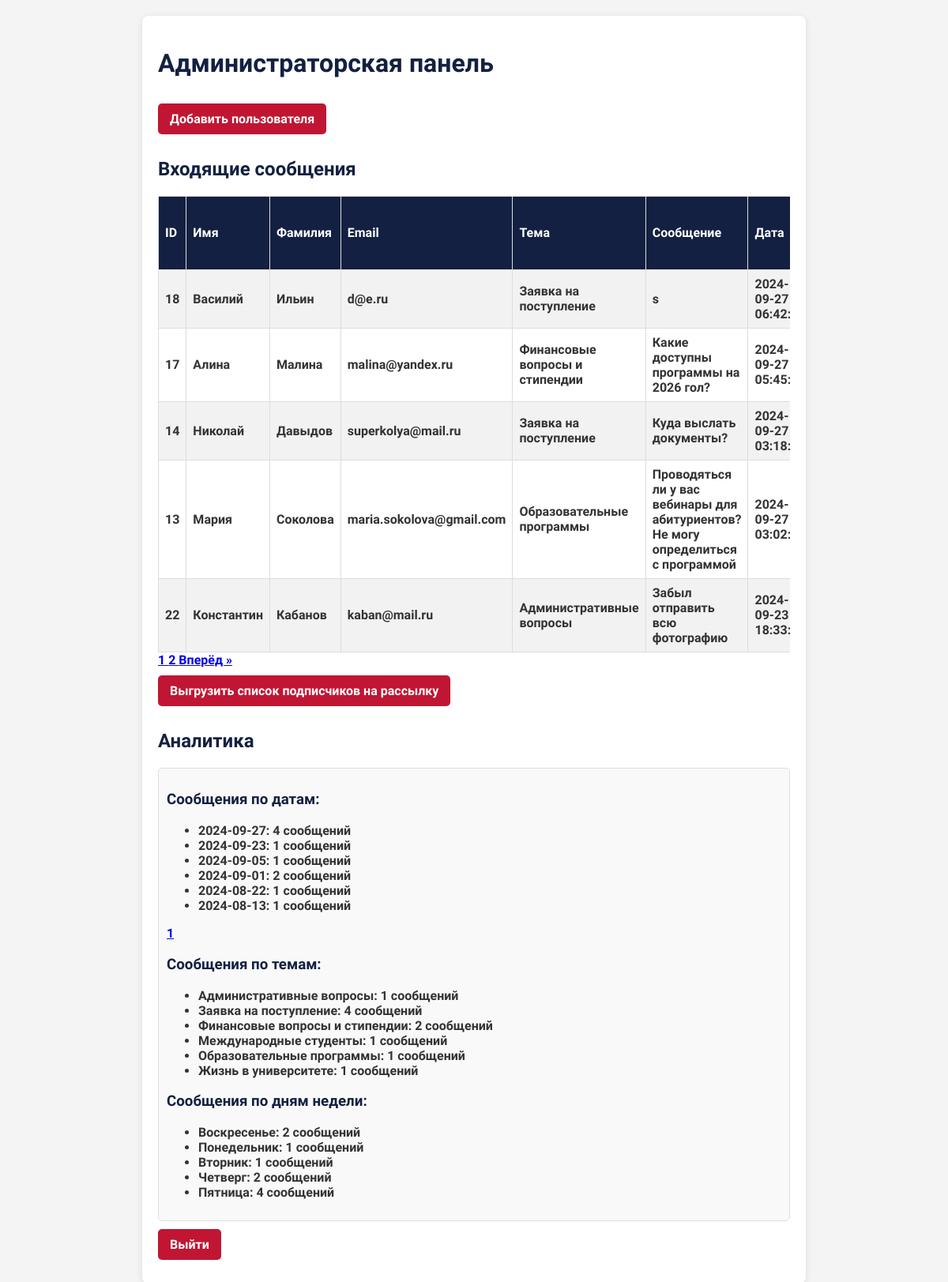
/admin.php (signed in), run on the app's committed database.
### tables this page shows
CREATE TABLE `feedback` (
  `id` int(11) NOT NULL,
  `name` varchar(100) NOT NULL,
  `surname` varchar(100) NOT NULL,
  `subject` varchar(255) NOT NULL,
  `email` varchar(100) NOT NULL,
  `phone` varchar(20) DEFAULT NULL,
  `message` text NOT NULL,
  `created_at` timestamp NOT NULL DEFAULT CURRENT_TIMESTAMP,
  `file_name` varchar(255) DEFAULT NULL,
  `newsletter` tinyint(1) NOT NULL DEFAULT '0'
);

### admin.php (the view, shortened to what this page needs)
<?php
$servername = "localhost";
$username = "f1033603_univerproject";
$password = "ZBTh007B";
$dbname = "f1033603_univerproject";
$conn = new mysqli($servername, $username, $password, $dbname);
$user_role = $_SESSION['role'];
$show_analytics = in_array($user_role, ['marketer', 'admin']);
$limit = 5;
$page = isset($_GET['page']) ? (int)$_GET['page'] : 1;
$offset = ($page - 1) * $limit;
$sql = "SELECT * FROM feedback ORDER BY created_at DESC LIMIT $limit OFFSET $offset";
$result = $conn->query($sql);
$sql_count = "SELECT COUNT(*) AS total FROM feedback";
$result_count = $conn->query($sql_count);
$data_count = $result_count->fetch_assoc();
$total_messages = $data_count['total'];
$total_pages = ceil($total_messages / $limit);
$subject_labels = [
    "admission" => "Заявка на поступление",
    "exams" => "Приемная комиссия и вступительные экзамены",
    "programs" => "Образовательные программы",
    "finance" => "Финансовые вопросы и стипендии",
    "university_life" => "Жизнь в университете",
    "administrative" => "Административные вопросы",
    "international_students" => "Международные студенты",
    "other" => "Другие вопросы"
];
?>
<!DOCTYPE html>
<html lang="ru">
<head>
    <link rel="stylesheet" href="admin_styles.css">
</head>
<body>
    <div class="container">
        <h1>Администраторская панель</h1>
        <?php if ($_SESSION['role'] === 'admin'):  ?>
            <a href="add_user.php" class="btn">Добавить пользователя</a>
        <?php endif; ?>
        <h2>Входящие сообщения</h2>
        <table>
            <tr>
                <th>ID</th>
                <th>Имя</th>
                <th>Фамилия</th>
                <th>Email</th>
                <th>Тема</th>
                <th>Сообщение</th>
                <th>Дата</th>
            </tr>
            <?php
            if ($result->num_rows > 0) {
                while($row = $result->fetch_assoc()) {
                    echo "<tr>";
                    echo "<td>" . $row['id'] . "</td>";
                    echo "<td>" . htmlspecialchars($row['name']) . "</td>";
                    echo "<td>" . htmlspecialchars($row['surname']) . "</td>";
                    echo "<td>" . htmlspecialchars($row['email']) . "</td>";
                    $subject_display = isset($subject_labels[$row['subject']]) ? $subject_labels[$row['subject']] : "Неизвестная тема";
                    echo "<td>" . htmlspecialchars($subject_display) . "</td>";
                    echo "<td>" . htmlspecialchars($row['message']) . "</td>";
                    echo "<td>" . $row['created_at'] . "</td>";
                    echo "</tr>";
                }
            } else {
                echo "<tr><td colspan='10'>Нет сообщений</td></tr>";
            }
            ?>
        </table>
        <div class="pagination">
            <?php for ($i = 1; $i <= $total_pages; $i++): ?>
                <a href="?page=<?php echo $i; ?>" class="<?php echo ($i === $page) ? 'active' : ''; ?>">
                    <?php echo $i; ?>
                </a>
            <?php endfor; ?>
            <?php if ($page < $total_pages): ?>
                <a href="?page=<?php echo $page + 1; ?>">Вперёд &raquo;</a>
            <?php endif; ?>
        </div>
<?php if (in_array($user_role, ['admin', 'marketer'])): ?>
    <a href="export_newsletter.php" class="btn">Выгрузить список подписчиков на рассылку</a>
<?php endif; ?>
        <?php if ($show_analytics):  ?>
            <h2>Аналитика</h2>
            <div class="analytics">
                <?php
                $analytics_limit = 7;
                $analytics_page = isset($_GET['analytics_page']) ? (int)$_GET['analytics_page'] : 1;
                $analytics_offset = ($analytics_page - 1) * $analytics_limit;
                $sql_analytics = "SELECT DATE(created_at) AS date, COUNT(*) AS count
                  FROM feedback
                  GROUP BY DATE(created_at)
                  ORDER BY DATE(created_at) DESC
                  LIMIT $analytics_limit OFFSET $analytics_offset";
                $result_analytics = $conn->query($sql_analytics);
                $sql_analytics_count = "SELECT COUNT(DISTINCT DATE(created_at)) AS total_dates FROM feedback";
                $result_analytics_count = $conn->query($sql_analytics_count);
                $data_analytics_count = $result_analytics_count->fetch_assoc();
                $total_dates = $data_analytics_count['total_dates'];
                $total_analytics_pages = ceil($total_dates / $analytics_limit);
                $sql_subject_analytics = "SELECT subject, COUNT(*) AS count FROM feedback GROUP BY subject";
                $result_subject_analytics = $conn->query($sql_subject_analytics);
                $sql_weekday_analytics = "
                    SELECT DAYOFWEEK(created_at) AS weekday, COUNT(*) AS count
                    FROM feedback
                    GROUP BY DAYOFWEEK(created_at)
                    ORDER BY DAYOFWEEK(created_at);
                ";
                $result_weekday_analytics = $conn->query($sql_weekday_analytics);
                $days_of_week = [
                    1 => 'Воскресенье',
                    2 => 'Понедельник',
                    3 => 'Вторник',
                    4 => 'Среда',
                    5 => 'Четверг',
                    6 => 'Пятница',
                    7 => 'Суббота'
                ];
echo "<h3>Сообщения по датам:</h3>";
echo "<ul>";
if ($result_analytics->num_rows > 0) {
    while ($row = $result_analytics->fetch_assoc()) {
        echo "<li>" . $row['date'] . ": " . $row['count'] . " сообщений</li>";
    }
} else {
    echo "<li>Нет данных</li>";
}
echo "</ul>";
echo '<div class="pagination">';
for ($i = 1; $i <= $total_analytics_pages; $i++) {
    echo '<a href="?analytics_page=' . $i . '" class="' . ($i === $analytics_page ? 'active' : '') . '">' . $i . '</a>';
}
echo '</div>';
                echo "<h3>Сообщения по темам:</h3>";
                echo "<ul>";
                if ($result_subject_analytics->num_rows > 0) {
                    while ($row = $result_subject_analytics->fetch_assoc()) {
                        $subject_display = isset($subject_labels[$row['subject']]) ? $subject_labels[$row['subject']] : "Неизвестная тема";
                        echo "<li>" . htmlspecialchars($subject_display) . ": " . $row['count'] . " сообщений</li>";
                    }
                } else {
                    echo "<li>Нет данных</li>";
                }
                echo "</ul>";
                echo "<h3>Сообщения по дням недели:</h3>";
                echo "<ul>";
                if ($result_weekday_analytics->num_rows > 0) {
                    while ($row = $result_weekday_analytics->fetch_assoc()) {
                        $day_name = $days_of_week[$row['weekday']];
                        echo "<li>" . $day_name . ": " . $row['count'] . " сообщений</li>";
                    }
                } else {
                    echo "<li>Нет данных</li>";
                }
                echo "</ul>";
                ?>
            </div>
        <?php endif; ?>
        <a href="logout.php" class="btn">Выйти</a>
    </div>
</body>
</html>

### admin_styles.css (style rules this page uses)
body { font-family: 'Proxima Nova', Arial, sans-serif; font-weight: 600; background-color: #f4f4f4; color: #333; margin: 0; padding: 20px; }
.container { max-width: 800px; margin: 0 auto; background: white; padding: 20px; border-radius: 8px; box-shadow: 0 2px 10px rgba(0, 0, 0, 0.1); }
h1, h2, h3 { font-family: 'Proxima Nova', Arial, sans-serif; font-weight: 600; color: #132041; }
table { width: 100%; border-collapse: collapse; margin-top: 20px; }
th, td { border: 1px solid #ddd; padding: 8px; text-align: left; }
th { background-color: #132041; color: white; }
tr:nth-child(even) { background-color: #f2f2f2; }
.btn { display: inline-block; margin: 10px 0; padding: 10px 15px; background-color: #c01633; color: white; text-decoration: none; border-radius: 5px; transition: background-color 0.3s; }
.analytics { margin-top: 20px; padding: 10px; background-color: #f9f9f9; border: 1px solid #ddd; border-radius: 5px; }
table { width: 100%; border-collapse: collapse; margin-top: 20px; overflow-x: auto; display: block; }
th, td { border: 1px solid #ddd; padding: 8px; text-align: left; word-wrap: break-word; }

### data on the page
feedback: id "18", name "Василий", surname "Ильин", email "d@e.ru", subject "Заявка на поступление", message "s", created_at "2024-09-27…"
feedback: id "17", name "Алина", surname "Малина", email "malina@yandex.ru", subject "Финансовые вопросы и стипендии", message "Какие доступны программы на 2026 гол?", created_at "2024-09-27…"
feedback: id "14", name "Николай", surname "Давыдов", email "superkolya@mail.ru", subject "Заявка на поступление", message "Куда выслать документы?", created_at "2024-09-27…"
feedback: id "13", name "Мария", surname "Соколова", email "maria.sokolova@gmail.com", subject "Образовательные программы", message "Проводяться ли у вас вебинары для абитуриентов? Не могу определиться с программой", created_at "2024-09-27…"
feedback: id "22", name "Константин", surname "Кабанов", email "kaban@mail.ru", subject "Административные вопросы", message "Забыл отправить всю фотографию", created_at "2024-09-23…"

### other printed values
$row['date'] "2024-09-27"
$row['count'] "4"
$row['date'] "2024-09-23"
$row['count'] "1"
$row['date'] "2024-09-05"
$row['date'] "2024-09-01"
$row['count'] "2"
$row['date'] "2024-08-22"
$row['date'] "2024-08-13"
$subject_display "Административные вопросы"
$subject_display "Заявка на поступление"
$subject_display "Финансовые вопросы и стипендии"
$subject_display "Международные студенты"
$subject_display "Образовательные программы"
$subject_display "Жизнь в университете"
